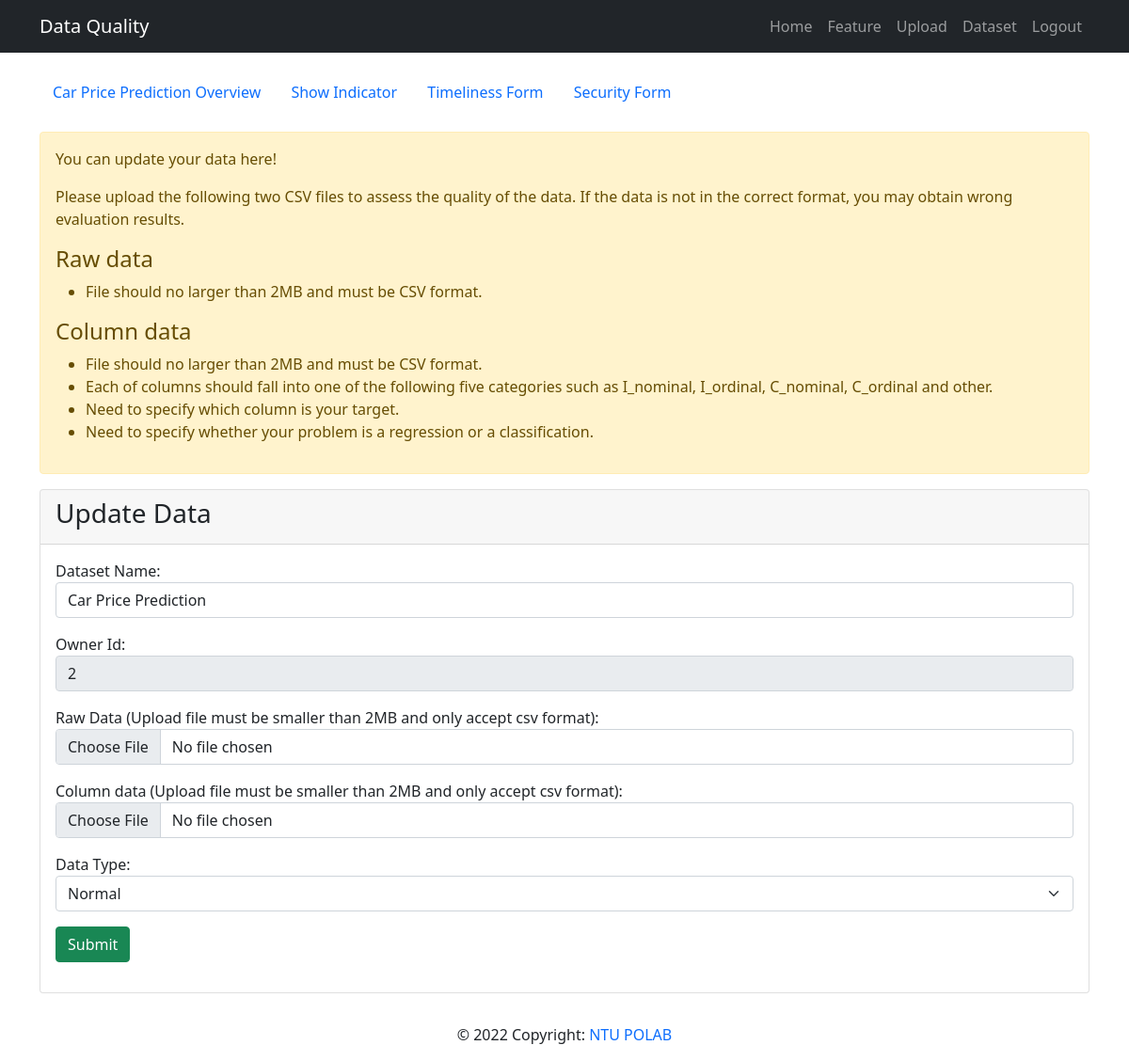
/mainapp/update_data/38 (signed in), run on the app's committed database.
### mainapp/models.py (models this page shows, shortened)
class Data(models.Model):
  datatype_choices = [
    ('normal', 'Normal'),
    ('freq', 'High Frequency'),
    ('time', 'Time Series')
  ]
  question_choices = [
    ('classification', 'Classification'),
    ('regression', 'Regression'),
  ]
  name = models.CharField('Data Name', max_length=50)
  owner = models.ForeignKey(User, on_delete=models.CASCADE)
  rawdata = models.FileField(upload_to='rawdata/', validators=[file_size, validate_file_extension])
  attribute_data = models.FileField(upload_to='attribute/', validators=[file_size, validate_file_extension])
  datatype = models.CharField(max_length=10, choices=datatype_choices, default='normal')
  questiontype = models.CharField(max_length=15, choices=question_choices, default='classification')
  freq_config = models.JSONField(null=True, blank=True)
  def __str__(self):
      return self.name

### mainapp/views.py (the view, shortened to what this page needs)
# urls.py: path('update_data/<data_id>', views.update_data, name='update-data'),
@login_required(login_url='/members/login_user')
def update_data(request, data_id):
  data = get_object_or_404(Data, pk=data_id, owner=request.user)
  form = DataForm(request.POST or None, instance=data)
  context = {
    'data': data,
    'data_id': data_id,
    'form': form
  }
  return render(request, 'mainapp/update_data.html', context)

### mainapp/forms.py
class DataForm(ModelForm):
  class Meta:
    model = Data
    fields = ['name', 'owner', 'rawdata', 'attribute_data', 'datatype']
    labels = {
      'name': 'Dataset Name',
      'owner': 'Owner Id',
      'rawdata': 'Raw Data (Upload file must be smaller than 2MB and only accept csv format)',
      'attribute_data': 'Column data (Upload file must be smaller than 2MB and only accept csv format)',
      'datatype': 'Data Type',
    }
    widgets = {
      'name': forms.TextInput(attrs={'class': 'form-control', 'placeholder': 'E.g. Titanic Classification'}),
      'owner': forms.TextInput(attrs={'class': 'form-control', 'readonly': True}),
      'rawdata': forms.FileInput(attrs={'class': 'form-control'}),
      'attribute_data': forms.FileInput(attrs={'class': 'form-control'}),
      'datatype': forms.Select(attrs={'class': 'form-select'}),
    }

### mainapp/templates/mainapp/update_data.html (shortened to what this page needs)
{% extends 'base.html' %}
{% block content %}
  {% include 'mainapp/data_navbar.html' %}
  <div class="alert alert-warning" >
    <p>You can update your data here!</p>
    <p>Please upload the following two CSV files to assess the quality of the data.
      If the data is not in the correct format, you may obtain wrong evaluation results.</p>
    <h4>Raw data</h4>
    <ul>
      <li>File should no larger than 2MB and must be CSV format.</li>
    </ul>
    <h4>Column data</h4>
    <ul>
      <li>File should no larger than 2MB and must be CSV format.</li>
      <li>Each of columns should fall into one of the following five categories such as I_nominal, I_ordinal, C_nominal, C_ordinal and other.</li>
      <li>Need to specify which column is your target.</li>
      <li>Need to specify whether your problem is a regression or a classification.</li>
    </ul>
  </div>
  <div class="card my-3">
    <div class="card-header">
      <h3>Update Data</h3>
    </div>
    <form class="card-body" action="" method="POST" enctype="multipart/form-data">
      {{ form.as_p }}
      <input type="submit" value="Submit" class="btn btn-success">
    </form>
  </div>
{% endblock %}

### mainapp/templates/mainapp/data_navbar.html (shortened to what this page needs)
<div class="scrollmenu my-3">
  <a href="{% url 'show-data' data_id %}">{{ data }} Overview</a>
  <a href="{% url 'show-indicator' data_id %}">Show Indicator</a>
  <a href="{% url 'fillout-timeliness' data_id %}">Timeliness Form</a>
  <a href="{% url 'fillout-security' data_id %}">Security Form</a>
</div>

### mainapp/templates/mainapp/data_navbar.html (style rules this page uses)
div.scrollmenu { overflow: auto; white-space: nowrap; }
div.scrollmenu a { display: inline-block; text-align: center; padding: 14px; text-decoration: none; }

### data on the page
Data: name "Car Price Prediction", owner "2", datatype "Normal"
